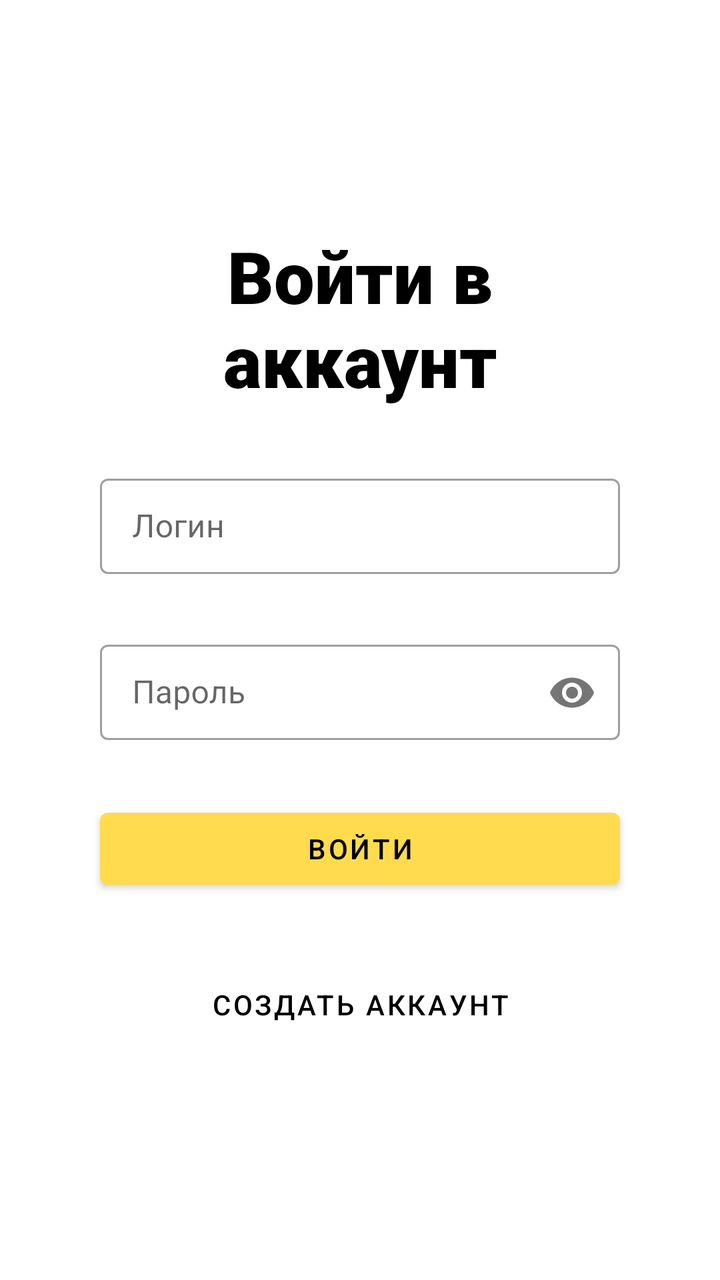
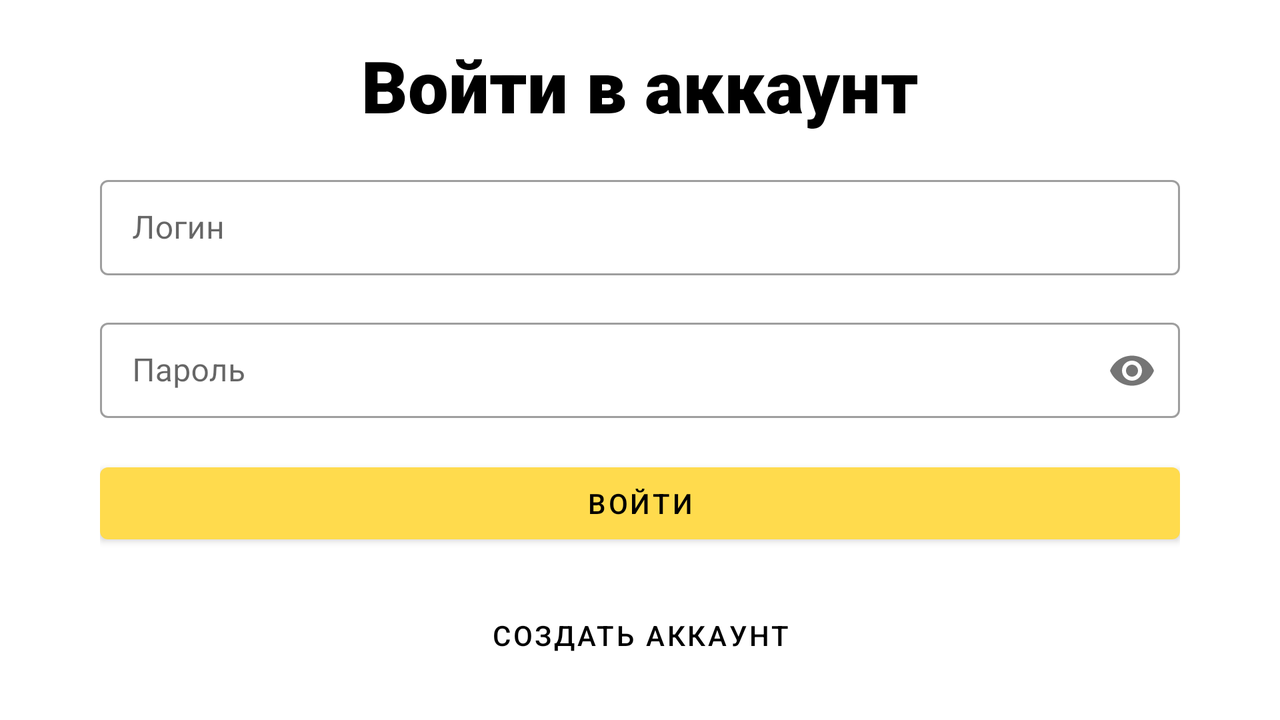

First picture: res/layout/ on a phone held upright. Second picture: the repository's own variant of that layout, on a device whose configuration matches the variant's folder. Source for both follows.
<!-- AndroidManifest.xml: application theme Theme.MusicPlayer -->
<!-- res/layout/fragment_login.xml -->
<?xml version="1.0" encoding="utf-8"?>
<androidx.constraintlayout.widget.ConstraintLayout xmlns:android="http://schemas.android.com/apk/res/android"
    xmlns:app="http://schemas.android.com/apk/res-auto"
    xmlns:tools="http://schemas.android.com/tools"
    android:layout_width="match_parent"
    android:layout_height="match_parent"
    android:fitsSystemWindows="true"
    tools:context=".presentation.MainActivity">

    <TextView
        android:id="@+id/topText"
        android:layout_width="match_parent"
        android:layout_height="wrap_content"
        android:layout_marginStart="50dp"
        android:layout_marginEnd="50dp"
        android:fontFamily="sans-serif-black"
        android:text="@string/changeModeButton1"
        android:textAlignment="center"
        android:textColor="@color/text_color_selector"
        android:textSize="36dp"
        app:layout_constraintBottom_toTopOf="@+id/loginInputLayout"
        app:layout_constraintEnd_toEndOf="parent"
        app:layout_constraintHorizontal_bias="0.5"
        app:layout_constraintStart_toStartOf="parent"
        app:layout_constraintTop_toTopOf="parent"
        app:layout_constraintVertical_chainStyle="packed"
        tools:ignore="SpUsage" />

    <com.google.android.material.textfield.TextInputLayout
        android:id="@+id/loginInputLayout"
        style="@style/Widget.MaterialComponents.TextInputLayout.OutlinedBox.Dense"
        android:layout_width="match_parent"
        android:layout_height="wrap_content"
        android:layout_marginStart="50dp"
        android:layout_marginTop="30dp"
        android:layout_marginEnd="50dp"
        app:layout_constraintBottom_toTopOf="@+id/repeatPasswordInputLayout"
        app:layout_constraintEnd_toEndOf="parent"
        app:layout_constraintHorizontal_bias="0.5"
        app:layout_constraintStart_toStartOf="parent"
        app:layout_constraintTop_toBottomOf="@+id/topText">

        <com.google.android.material.textfield.TextInputEditText
            android:id="@+id/loginEditText"
            android:layout_width="match_parent"
            android:layout_height="wrap_content"
            android:hint="@string/login_text_field"
            android:inputType="textPersonName" />
    </com.google.android.material.textfield.TextInputLayout>

    <com.google.android.material.textfield.TextInputLayout
        android:id="@+id/repeatPasswordInputLayout"
        style="@style/Widget.MaterialComponents.TextInputLayout.OutlinedBox.Dense"
        android:layout_width="match_parent"
        android:layout_height="wrap_content"
        android:layout_marginStart="50dp"
        android:layout_marginTop="30dp"
        android:layout_marginEnd="50dp"
        app:layout_constraintBottom_toTopOf="@+id/loginButton"
        app:layout_constraintEnd_toEndOf="parent"
        app:layout_constraintHorizontal_bias="0.5"
        app:layout_constraintStart_toStartOf="parent"
        app:layout_constraintTop_toBottomOf="@+id/loginInputLayout"
        app:passwordToggleEnabled="true">

        <com.google.android.material.textfield.TextInputEditText
            android:id="@+id/passwordEditText"
            android:layout_width="match_parent"
            android:layout_height="wrap_content"
            android:hint="@string/password_text_field"
            android:inputType="textPassword" />
    </com.google.android.material.textfield.TextInputLayout>

    <Button
        android:id="@+id/loginButton"
        android:layout_width="match_parent"
        android:layout_height="wrap_content"
        android:layout_marginStart="50dp"
        android:layout_marginTop="30dp"
        android:layout_marginEnd="50dp"
        android:text="@string/loginButton"
        android:textColor="@color/button_text_color_selector"
        app:layout_constraintBottom_toTopOf="@+id/newAccountButton"
        app:layout_constraintEnd_toEndOf="parent"
        app:layout_constraintHorizontal_bias="0.5"
        app:layout_constraintStart_toStartOf="parent"
        app:layout_constraintTop_toBottomOf="@+id/repeatPasswordInputLayout"
        tools:ignore="MissingConstraints" />

    <Button
        android:id="@+id/newAccountButton"
        android:layout_width="match_parent"
        android:layout_height="wrap_content"
        android:layout_marginStart="50dp"
        android:layout_marginTop="30dp"
        android:layout_marginEnd="50dp"
        android:background="@android:color/transparent"
        android:text="@string/changeModeButton2"
        android:textColor="@color/text_color_selector"
        app:layout_constraintBottom_toBottomOf="parent"
        app:layout_constraintEnd_toEndOf="parent"
        app:layout_constraintHorizontal_bias="0.5"
        app:layout_constraintStart_toStartOf="parent"
        app:layout_constraintTop_toBottomOf="@+id/loginButton"
        tools:ignore="MissingConstraints" />
</androidx.constraintlayout.widget.ConstraintLayout>
<!-- resources referenced by this layout -->
<resources>
  <string name="changeModeButton1">Войти в аккаунт</string>
  <string name="changeModeButton2">Создать аккаунт</string>
  <string name="loginButton">Войти</string>
  <string name="login_text_field">Логин</string>
  <string name="password_text_field">Пароль</string>
  <style name="Theme.MusicPlayer" parent="Theme.MaterialComponents.DayNight.NoActionBar">
          
          <item name="colorPrimary">@color/yellow_100</item>
          <item name="colorPrimaryVariant">@color/purple_700</item>
          <item name="colorOnPrimary">@color/white</item>
          
          <item name="colorSecondary">@color/teal_200</item>
          <item name="colorSecondaryVariant">@color/teal_700</item>
          <item name="colorOnSecondary">@color/black</item>
          
          <item name="android:statusBarColor" tools:targetApi="l">@android:color/transparent</item>
          <item name="android:windowLightStatusBar" tools:targetApi="m">true</item>
          
          <item name="android:navigationBarColor">@android:color/transparent</item>
      </style>
  <color name="yellow_100">#FFDB4D</color>
  <color name="purple_700">#FF3700B3</color>
  <color name="white">#FFFFFFFF</color>
  <color name="teal_200">#FFDB4D</color>
  <color name="teal_700">#FF018786</color>
  <color name="black">#FF000000</color>
</resources>
<!-- res/layout-land/fragment_login.xml (the repository's variant of the layout above) -->
<!-- drawn on the phone turned sideways -->
<?xml version="1.0" encoding="utf-8"?>
<androidx.constraintlayout.widget.ConstraintLayout xmlns:android="http://schemas.android.com/apk/res/android"
    xmlns:app="http://schemas.android.com/apk/res-auto"
    xmlns:tools="http://schemas.android.com/tools"
    android:layout_width="match_parent"
    android:layout_height="match_parent"
    tools:context=".presentation.MainActivity"
    android:layout_marginHorizontal="50dp">

    <TextView
        android:id="@+id/topText"
        android:layout_width="match_parent"
        android:layout_height="wrap_content"
        android:fontFamily="sans-serif-black"
        android:text="@string/changeModeButton1"
        android:textAlignment="center"
        android:textColor="@color/text_color_selector"
        android:textSize="36dp"
        app:layout_constraintBottom_toTopOf="@+id/loginInputLayout"
        app:layout_constraintTop_toTopOf="parent"
        tools:layout_editor_absoluteX="50dp"
        tools:ignore="SpUsage" />

    <com.google.android.material.textfield.TextInputLayout
        android:id="@+id/loginInputLayout"
        style="@style/Widget.MaterialComponents.TextInputLayout.OutlinedBox.Dense"
        android:layout_width="match_parent"
        android:layout_height="wrap_content"
        app:layout_constraintBottom_toTopOf="@+id/repeatPasswordInputLayout"
        app:layout_constraintTop_toBottomOf="@+id/topText">

        <com.google.android.material.textfield.TextInputEditText
            android:id="@+id/loginEditText"
            android:layout_width="match_parent"
            android:layout_height="wrap_content"
            android:hint="@string/login_text_field"
            android:inputType="textPersonName" />
    </com.google.android.material.textfield.TextInputLayout>

    <com.google.android.material.textfield.TextInputLayout
        android:id="@+id/repeatPasswordInputLayout"
        style="@style/Widget.MaterialComponents.TextInputLayout.OutlinedBox.Dense"
        android:layout_width="match_parent"
        android:layout_height="wrap_content"
        app:layout_constraintBottom_toTopOf="@+id/loginButton"
        app:layout_constraintTop_toBottomOf="@+id/loginInputLayout"
        app:passwordToggleEnabled="true">

        <com.google.android.material.textfield.TextInputEditText
            android:id="@+id/passwordEditText"
            android:layout_width="match_parent"
            android:layout_height="wrap_content"
            android:hint="@string/password_text_field"
            android:inputType="textPassword" />
    </com.google.android.material.textfield.TextInputLayout>

    <Button
        android:id="@+id/loginButton"
        android:layout_width="match_parent"
        android:layout_height="wrap_content"
        android:text="@string/loginButton"
        android:textColor="@color/button_text_color_selector"
        app:layout_constraintBottom_toTopOf="@+id/newAccountButton"
        app:layout_constraintTop_toBottomOf="@+id/repeatPasswordInputLayout"
        tools:ignore="MissingConstraints"
        tools:layout_editor_absoluteX="50dp" />

    <Button
        android:id="@+id/newAccountButton"
        android:layout_width="match_parent"
        android:layout_height="wrap_content"
        android:background="@android:color/transparent"
        android:text="@string/changeModeButton2"
        android:textColor="@color/text_color_selector"
        app:layout_constraintBottom_toBottomOf="parent"
        app:layout_constraintTop_toBottomOf="@+id/loginButton"
        tools:ignore="MissingConstraints"
        tools:layout_editor_absoluteX="50dp" />
</androidx.constraintlayout.widget.ConstraintLayout>
